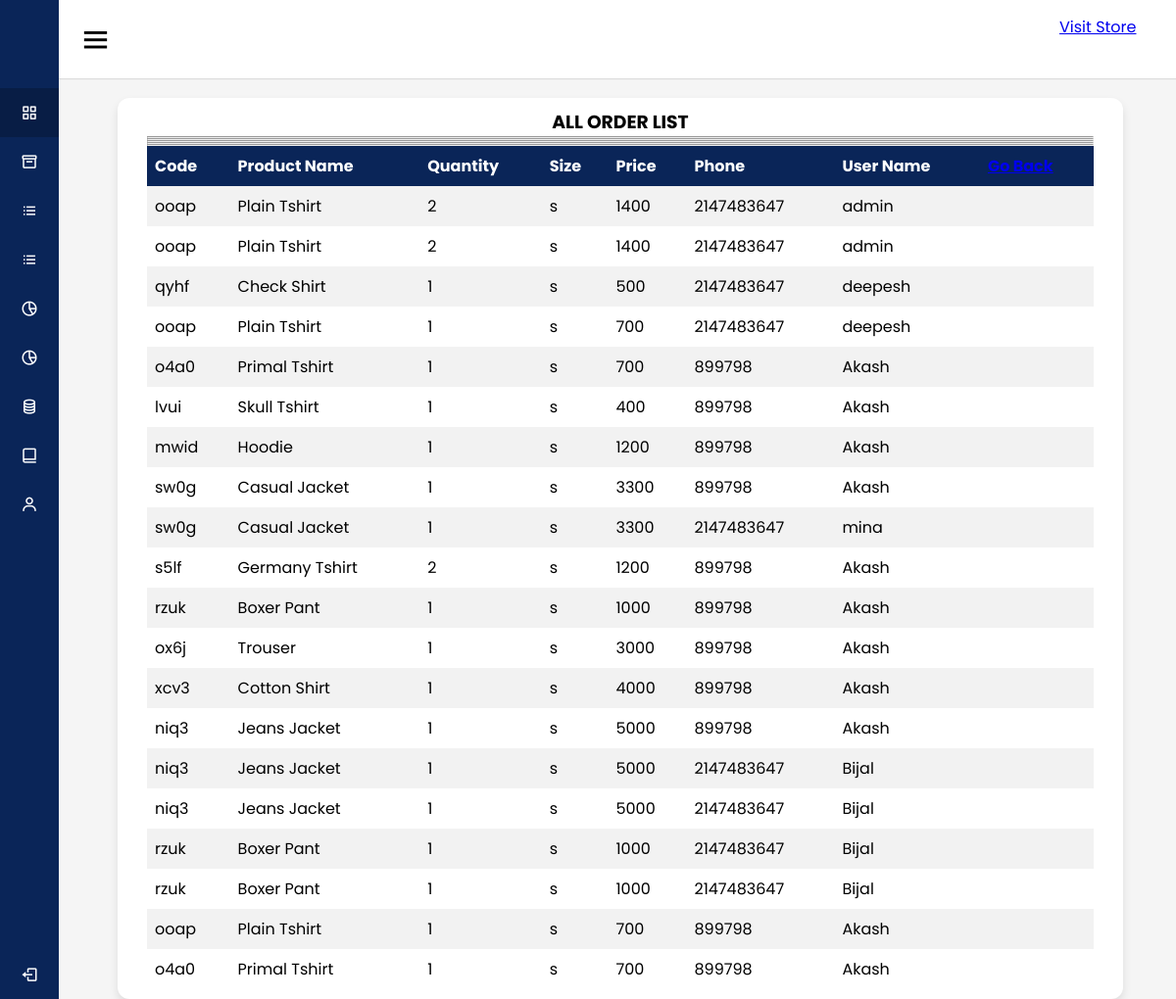
The page /history.php on the database its author committed.
### tables this page shows
CREATE TABLE `history` (
  `code` varchar(100) NOT NULL,
  `product_name` varchar(1000) NOT NULL,
  `quantity` int(100) NOT NULL,
  `size` varchar(50) NOT NULL,
  `price` int(11) NOT NULL,
  `phone` int(11) NOT NULL,
  `email` varchar(1000) NOT NULL,
  `user_name` varchar(1000) NOT NULL
);

### history.php (the view, shortened to what this page needs)
<?php
include'top.php';
 $conn=mysqli_connect("localhost","root","","kings");
		  $sql="SELECT * FROM history";
		  $result=mysqli_query($conn,$sql);
		  if(mysqli_num_rows($result)>0)
		  {
?>
<html>
<head>
</head>
    <body>
	      <br><br><br><br>
	      <div class="wwe">
               <div class="qwe">
	                   <center><b><h3>ALL ORDER LIST </h3></b></center><hr><hr><hr><hr><hr>
                       <table border="0" width="100%" align="center" id="customers" >
	                       <tr bgcolor="grey">
								<th>Code</th>
								<th>Product Name</th>
								<th>Quantity</th>
								<th>Size</th>
								<th>Price</th>
								<th>Phone</th>
								<th>User Name</th>
								<th><a href="adminindex.php">Go Back</a></th>
						   </tr>
	        <?php
		        while($row=mysqli_fetch_assoc($result))
			       {
					   echo "<tr>";
					   echo "<td>".$row['code']."</td><td>".$row['product_name']."</td><td>".$row['quantity']."</td>";
					   echo "<td>".$row['size']."</td><td>".$row['price']."</td><td>".$row['phone']."</td>";
					   echo "<td colspan='2'>".$row['user_name']."</td>";
					   echo "</tr>";
			       }
		           }
	        ?>
                       </table>
          </div>
    </body>
</html>

### qwerty.css (style rules this page uses)
* { margin: 0; padding: 0; box-sizing: border-box; font-family: 'Poppins', sans-serif; }

### history.php (style rules this page uses)
.qwe { padding-left: 20px; padding-right: 20px; }
.wwe { width: 90%; background: #fff; padding: 10px 10px; margin: 0px 60px; border-radius: 12px; box-shadow: 0 5px 10px rgba(0, 0, 0, 0.1); }
table { border-collapse: collapse; width: 100%; }
th, td { text-align: left; padding: 8px; }
tr:nth-child(even) { background-color: #f2f2f2 }
th { background-color: #0A2558; color: white; }

### rows shown on the page
history: code "ooap", product_name "Plain Tshirt", quantity "2", size "s", price "1400", phone "2147483647", user_name "admin"
history: code "ooap", product_name "Plain Tshirt", quantity "2", size "s", price "1400", phone "2147483647", user_name "admin"
history: code "qyhf", product_name "Check Shirt", quantity "1", size "s", price "500", phone "2147483647", user_name "deepesh"
history: code "ooap", product_name "Plain Tshirt", quantity "1", size "s", price "700", phone "2147483647", user_name "deepesh"
history: code "o4a0", product_name "Primal Tshirt", quantity "1", size "s", price "700", phone "899798", user_name "Akash"
history: code "lvui", product_name "Skull Tshirt", quantity "1", size "s", price "400", phone "899798", user_name "Akash"
history: code "mwid", product_name "Hoodie", quantity "1", size "s", price "1200", phone "899798", user_name "Akash"
history: code "sw0g", product_name "Casual Jacket", quantity "1", size "s", price "3300", phone "899798", user_name "Akash"
history: code "sw0g", product_name "Casual Jacket", quantity "1", size "s", price "3300", phone "2147483647", user_name "mina"
history: code "s5lf", product_name "Germany Tshirt", quantity "2", size "s", price "1200", phone "899798", user_name "Akash"
history: code "rzuk", product_name "Boxer Pant", quantity "1", size "s", price "1000", phone "899798", user_name "Akash"
history: code "ox6j", product_name "Trouser", quantity "1", size "s", price "3000", phone "899798", user_name "Akash"
history: code "xcv3", product_name "Cotton Shirt", quantity "1", size "s", price "4000", phone "899798", user_name "Akash"
history: code "niq3", product_name "Jeans Jacket", quantity "1", size "s", price "5000", phone "899798", user_name "Akash"
history: code "niq3", product_name "Jeans Jacket", quantity "1", size "s", price "5000", phone "2147483647", user_name "Bijal"
history: code "niq3", product_name "Jeans Jacket", quantity "1", size "s", price "5000", phone "2147483647", user_name "Bijal"
history: code "rzuk", product_name "Boxer Pant", quantity "1", size "s", price "1000", phone "2147483647", user_name "Bijal"
history: code "rzuk", product_name "Boxer Pant", quantity "1", size "s", price "1000", phone "2147483647", user_name "Bijal"
history: code "ooap", product_name "Plain Tshirt", quantity "1", size "s", price "700", phone "899798", user_name "Akash"
history: code "o4a0", product_name "Primal Tshirt", quantity "1", size "s", price "700", phone "899798", user_name "Akash"
